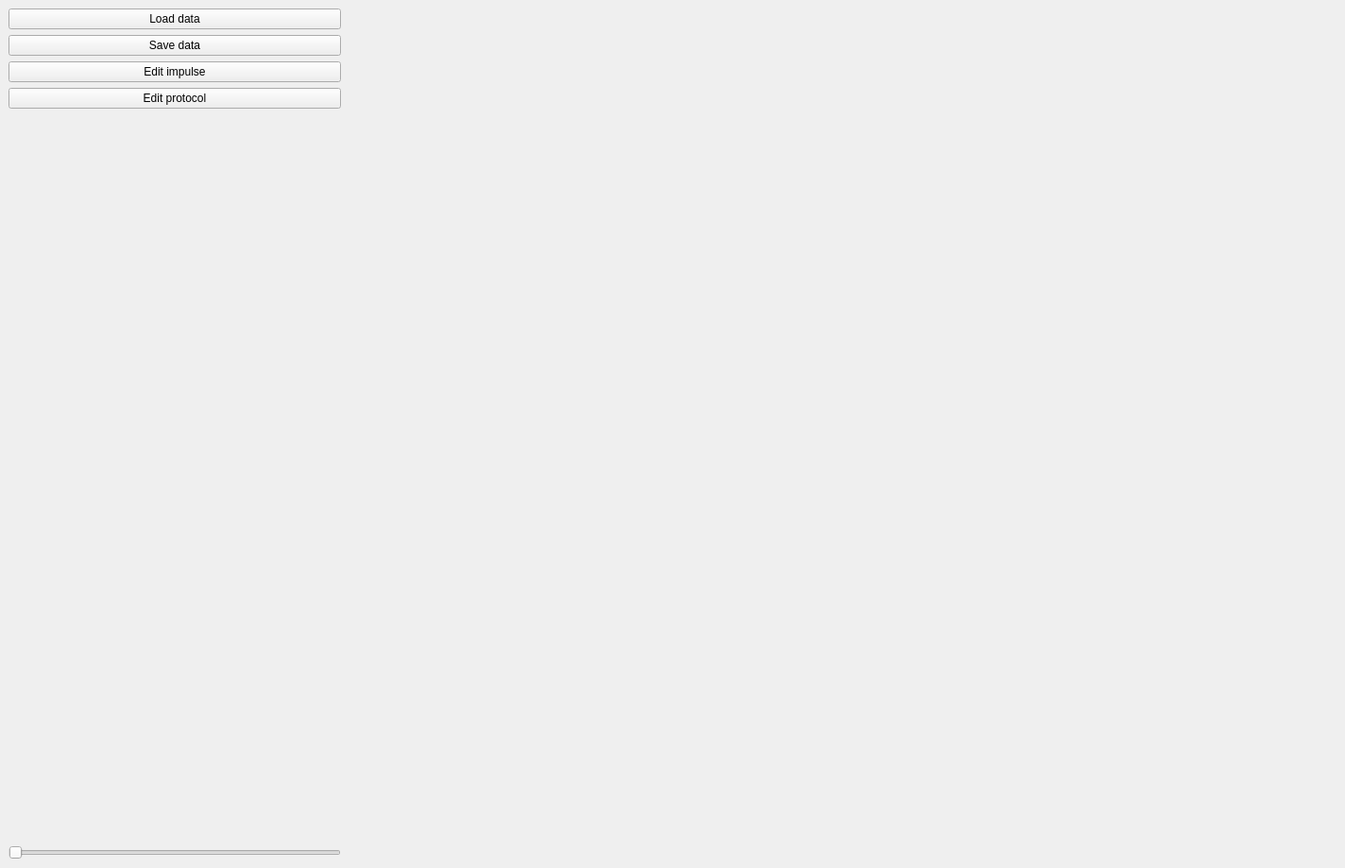
<?xml version="1.0" encoding="UTF-8"?>
<ui version="4.0">
 <class>MainWindow</class>
 <widget class="QMainWindow" name="MainWindow">
  <property name="geometry">
   <rect>
    <x>0</x>
    <y>0</y>
    <width>1424</width>
    <height>919</height>
   </rect>
  </property>
  <property name="windowTitle">
   <string>Wormenpracticum</string>
  </property>
  <widget class="QWidget" name="centralwidget">
   <layout class="QHBoxLayout" name="horizontalLayout_3" stretch="1,3">
    <item>
     <layout class="QVBoxLayout" name="optionsLayout">
      <item>
       <layout class="QVBoxLayout" name="verticalLayout_6">
        <item>
         <widget class="QPushButton" name="loadButton">
          <property name="text">
           <string>Load data</string>
          </property>
         </widget>
        </item>
        <item>
         <widget class="QPushButton" name="saveButton">
          <property name="text">
           <string>Save data</string>
          </property>
         </widget>
        </item>
        <item>
         <widget class="QPushButton" name="editImpulseButton">
          <property name="text">
           <string>Edit impulse</string>
          </property>
         </widget>
        </item>
        <item>
         <widget class="QPushButton" name="editProtocolButton">
          <property name="text">
           <string>Edit protocol</string>
          </property>
         </widget>
        </item>
       </layout>
      </item>
      <item>
       <spacer name="verticalSpacer">
        <property name="orientation">
         <enum>Qt::Orientation::Vertical</enum>
        </property>
        <property name="sizeHint" stdset="0">
         <size>
          <width>20</width>
          <height>40</height>
         </size>
        </property>
       </spacer>
      </item>
      <item>
       <widget class="QSlider" name="ampSlider">
        <property name="orientation">
         <enum>Qt::Orientation::Horizontal</enum>
        </property>
       </widget>
      </item>
     </layout>
    </item>
    <item>
     <layout class="QVBoxLayout" name="plotLayout"/>
    </item>
   </layout>
  </widget>
 </widget>
 <resources/>
 <connections/>
</ui>
